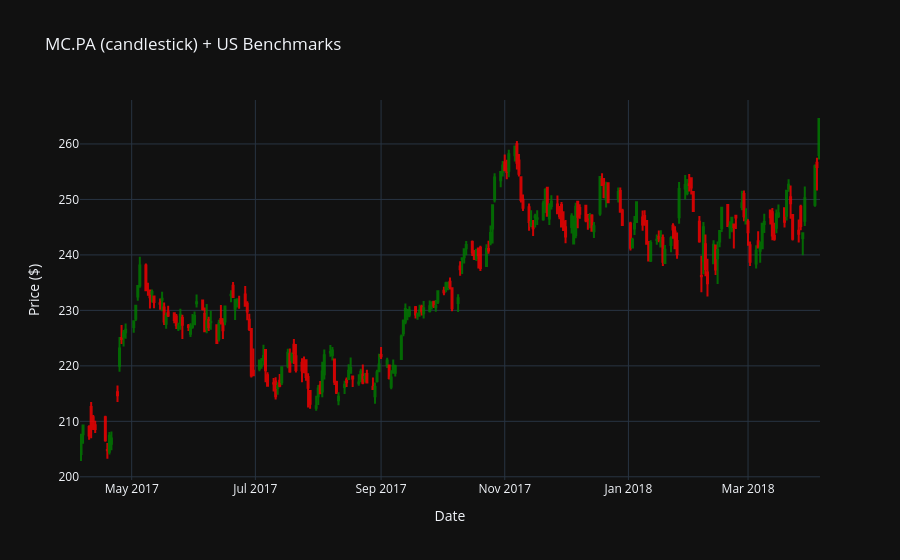

Notebook cell for this chart:
### Code cell
# Plot function for the stock we've picked 
plot_candlestick_with_indices(udl="MC.PA",  indices_dict =handler.price_all_dict, other = [])

### Figure 1 — Plotly figure (JSON) as saved in the notebook; plotly's stock layout.template omitted (floating-point values rounded to 4 significant figures; data arrays with more than 128 entries replaced by an {"elided": "..."} marker saying what was removed)
{"data": [{"close": {"elided": "253 float values"}, "decreasing": {"line": {"color": "red"}}, "high": {"elided": "253 float values"}, "increasing": {"line": {"color": "green"}}, "low": {"elided": "253 float values"}, "name": "MC.PA", "opacity": 0.8, "open": {"elided": "253 float values"}, "type": "candlestick", "x": {"elided": "253 str values"}}], "layout": {"autosize": true, "hovermode": "x unified", "title": {"text": "MC.PA (candlestick) + US Benchmarks"}, "xaxis": {"autorange": true, "range": ["2017-04-05 12:00", "2018-04-05 12:00"], "rangeslider": {"visible": false, "yaxis": {}}, "title": {"text": "Date"}, "type": "date"}, "yaxis": {"autorange": true, "range": [199.4, 267.9], "title": {"text": "Price ($)"}}}}
